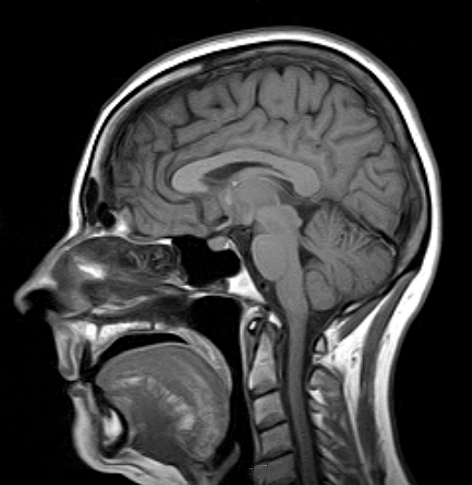
#> input picture BRAIN.jpg, 472 x 485 px
$ python lesson5.py
#> lines starting #> are read from the running program, lines starting #| are printed output that depends on the picture; after the words box and inside, x2 and y2 are one past the last pixel; in counts of white or black regions, pixels touching at a corner belong together
import numpy as np
import cv2 as cv

img_brain_mri_scan = cv.imread('BRAIN.jpg', cv.IMREAD_COLOR)
#> img_brain_mri_scan is the input picture: shape (485, 472, 3); min 0, max 255, mean 61.3
img_gray = cv.cvtColor(img_brain_mri_scan,cv.COLOR_BGR2GRAY)

ret, tresh = cv.threshold(img_gray,100,255,cv.THRESH_BINARY)
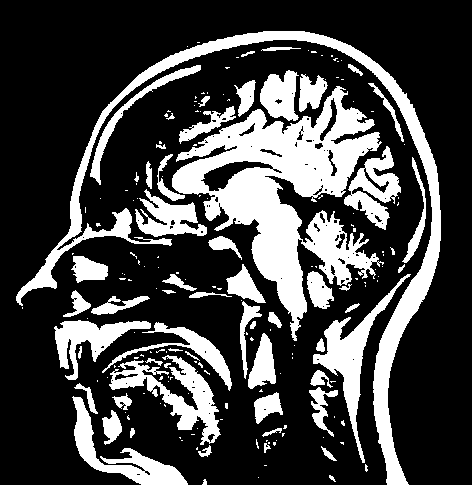
#> tresh: shape (485, 472); 27.2% white; 188 white regions (127 under 20 px), largest, box (x1, y1, x2, y2) and area: (172, 86, 384, 341) 19682, (16, 31, 441, 485) 11919, (109, 355, 221, 445) 3197
#OTSU Thresholding
ret2,thresh2 = cv.threshold(img_gray,0,255,cv.THRESH_BINARY + cv.THRESH_OTSU)
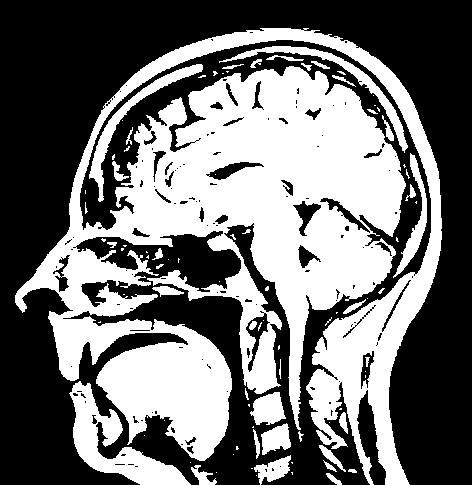
#> thresh2: shape (485, 472); 44.3% white; 90 white regions (53 under 20 px), largest, box (x1, y1, x2, y2) and area: (15, 28, 442, 485) 88612, (69, 381, 191, 485) 4209, (89, 64, 203, 202) 1688
#> ret2 = 67


thresh_adaptive = cv.adaptiveThreshold(img_gray,255,cv.ADAPTIVE_THRESH_GAUSSIAN_C,cv.THRESH_BINARY , 15, 1)
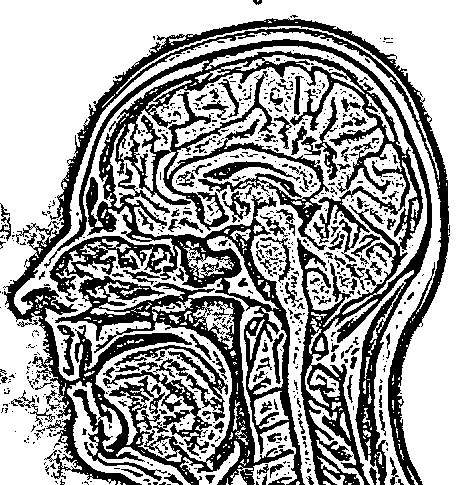
#> thresh_adaptive: shape (485, 472); 64.4% white; 719 black regions (590 under 20 px), largest, box (x1, y1, x2, y2) and area: (3, 18, 450, 485) 65625, (103, 370, 212, 456) 1574, (114, 345, 228, 421) 1558


cv.imshow('brain mri scan', img_brain_mri_scan)
cv.imshow('brain mri scan thresh2', thresh2)
cv.imshow('brain mri scan adaptive', thresh_adaptive)


cv.waitKey(0)
cv.destroyAllWindows()
